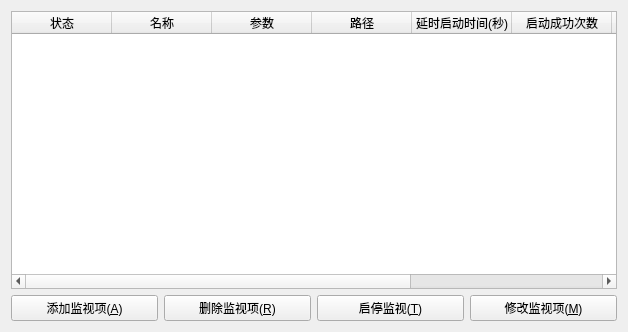
<?xml version="1.0" encoding="UTF-8"?>
<ui version="4.0">
 <class>SKWatchClass</class>
 <widget class="QWidget" name="SKWatchClass">
  <property name="geometry">
   <rect>
    <x>0</x>
    <y>0</y>
    <width>628</width>
    <height>332</height>
   </rect>
  </property>
  <property name="windowTitle">
   <string>软件狗</string>
  </property>
  <property name="windowIcon">
   <iconset resource="skwatch.qrc">
    <normaloff>:/images/eye</normaloff>:/images/eye</iconset>
  </property>
  <layout class="QGridLayout" name="gridLayout">
   <item row="0" column="0">
    <widget class="QTableWidget" name="tableWidget">
     <column>
      <property name="text">
       <string>状态</string>
      </property>
     </column>
     <column>
      <property name="text">
       <string>名称</string>
      </property>
     </column>
     <column>
      <property name="text">
       <string>参数</string>
      </property>
     </column>
     <column>
      <property name="text">
       <string>路径</string>
      </property>
     </column>
     <column>
      <property name="text">
       <string>延时启动时间(秒)</string>
      </property>
     </column>
     <column>
      <property name="text">
       <string>启动成功次数</string>
      </property>
     </column>
     <column>
      <property name="text">
       <string>最后成功时间</string>
      </property>
     </column>
     <column>
      <property name="text">
       <string>启动失败次数</string>
      </property>
     </column>
     <column>
      <property name="text">
       <string>最后失败时间</string>
      </property>
     </column>
    </widget>
   </item>
   <item row="1" column="0">
    <layout class="QHBoxLayout" name="horizontalLayout">
     <item>
      <widget class="QPushButton" name="btnAdd">
       <property name="text">
        <string>添加监视项(&amp;A)</string>
       </property>
       <property name="icon">
        <iconset resource="skwatch.qrc">
         <normaloff>:/images/add</normaloff>:/images/add</iconset>
       </property>
      </widget>
     </item>
     <item>
      <widget class="QPushButton" name="btnRemove">
       <property name="text">
        <string>删除监视项(&amp;R)</string>
       </property>
       <property name="icon">
        <iconset resource="skwatch.qrc">
         <normaloff>:/images/remove</normaloff>:/images/remove</iconset>
       </property>
      </widget>
     </item>
     <item>
      <widget class="QPushButton" name="btnStart">
       <property name="text">
        <string>启停监视(&amp;T)</string>
       </property>
       <property name="icon">
        <iconset resource="skwatch.qrc">
         <normaloff>:/images/start</normaloff>:/images/start</iconset>
       </property>
      </widget>
     </item>
     <item>
      <widget class="QPushButton" name="btnModify">
       <property name="text">
        <string>修改监视项(&amp;M)</string>
       </property>
       <property name="icon">
        <iconset resource="skwatch.qrc">
         <normaloff>:/images/edit</normaloff>:/images/edit</iconset>
       </property>
      </widget>
     </item>
    </layout>
   </item>
  </layout>
 </widget>
 <layoutdefault spacing="6" margin="11"/>
 <resources>
  <include location="skwatch.qrc"/>
 </resources>
 <connections/>
</ui>
